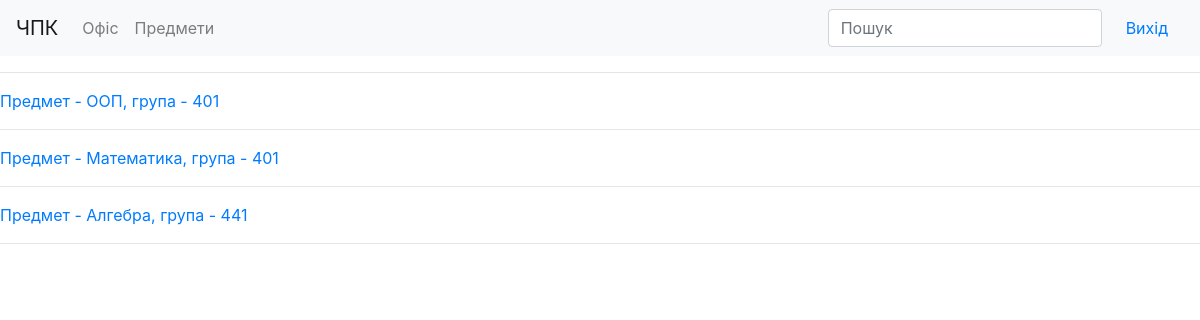
Page /subject/ (signed in) on the committed database.
### office/models.py (models this page shows, shortened)
class Subject(models.Model):
    name = models.CharField(max_length=120)
    group = models.ForeignKey(Group, on_delete=models.CASCADE)
    slug = models.SlugField(max_length=120)
    def get_absolute_url(self):
        return "/subject/{}/".format(self.slug)

class Group(models.Model):
    number = models.IntegerField(max_length=4, unique=True)
    slug = models.SlugField(max_length=120)

### subject/views.py (the view)
# urls.py: path("", SubjectIndex.as_view(), name="subject_index"),
class SubjectIndex(LoginRequiredMixin, View):
    login_url = '/auth/login/'
    redirect_field_name = ''
    def get(self, request):
        subjects = get_list_or_404(Subject)
        return render(request, 'subject/index.html', context={
            "subjects": subjects,
        })

### templates/subject/index.html
{% extends 'subject/base.html' %}
{% load static %}
{% block content %}
{% for subject in subjects %}
    <hr>
    <a href="{{ subject.get_absolute_url }}">
        Предмет - {{ subject.name }}, група - {{ subject.group.number }}
    </a>
{% endfor %}
<hr>
{% endblock content %}

### rows in the picture
Subject: name "ООП", group.number "401"
Subject: name "Математика", group.number "401"
Subject: name "Алгебра", group.number "441"
